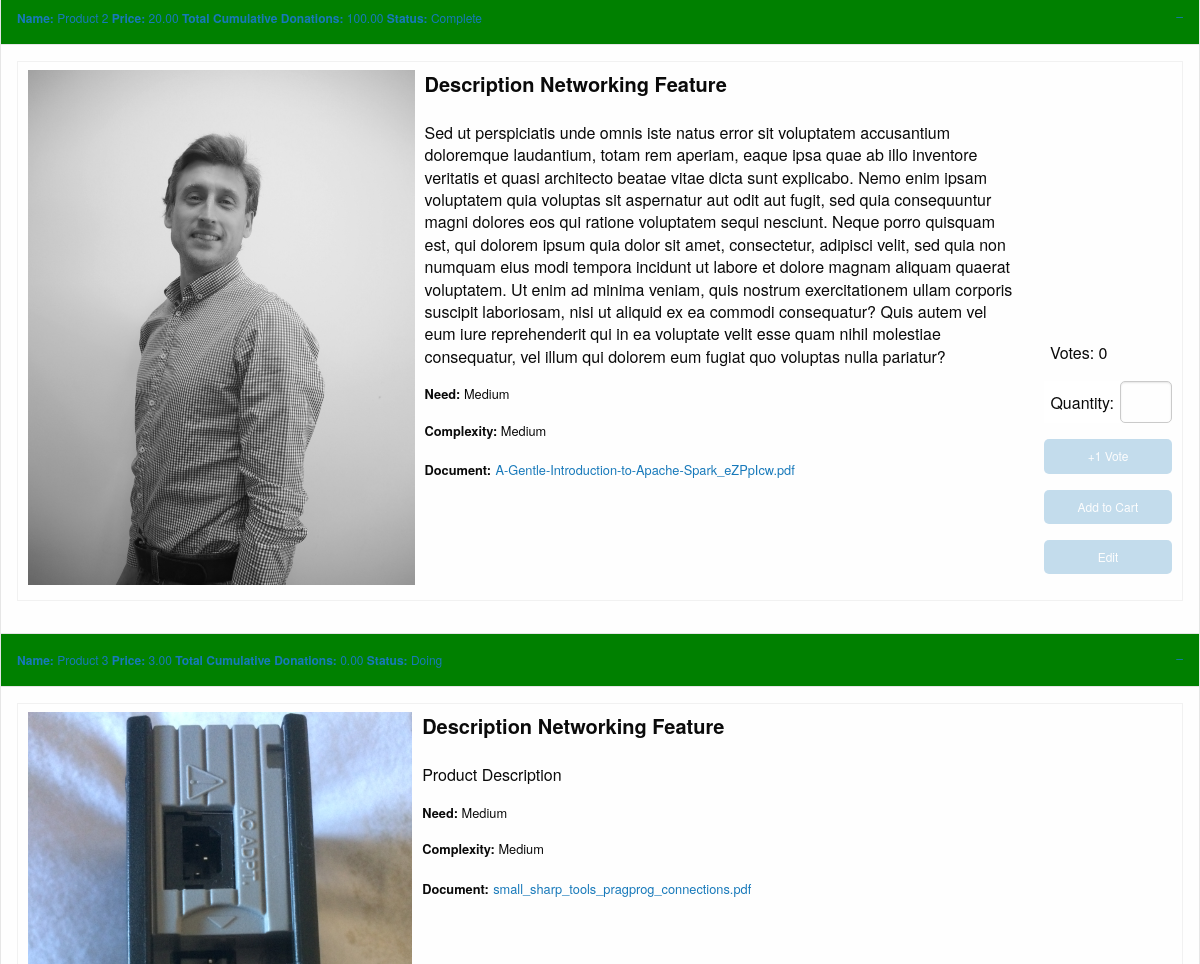
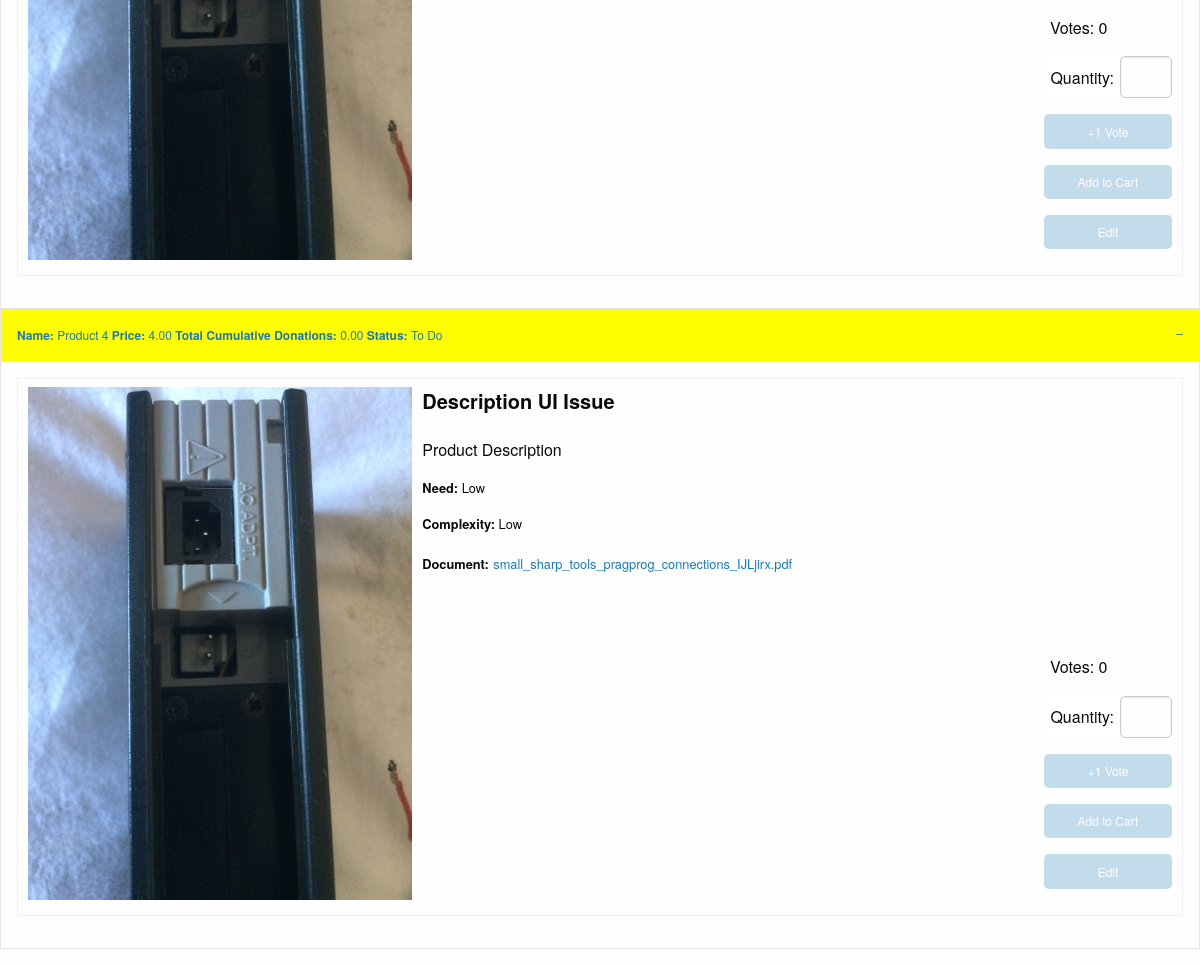
The app's page /products/ (lower part), older data (2 pictures, top to bottom).
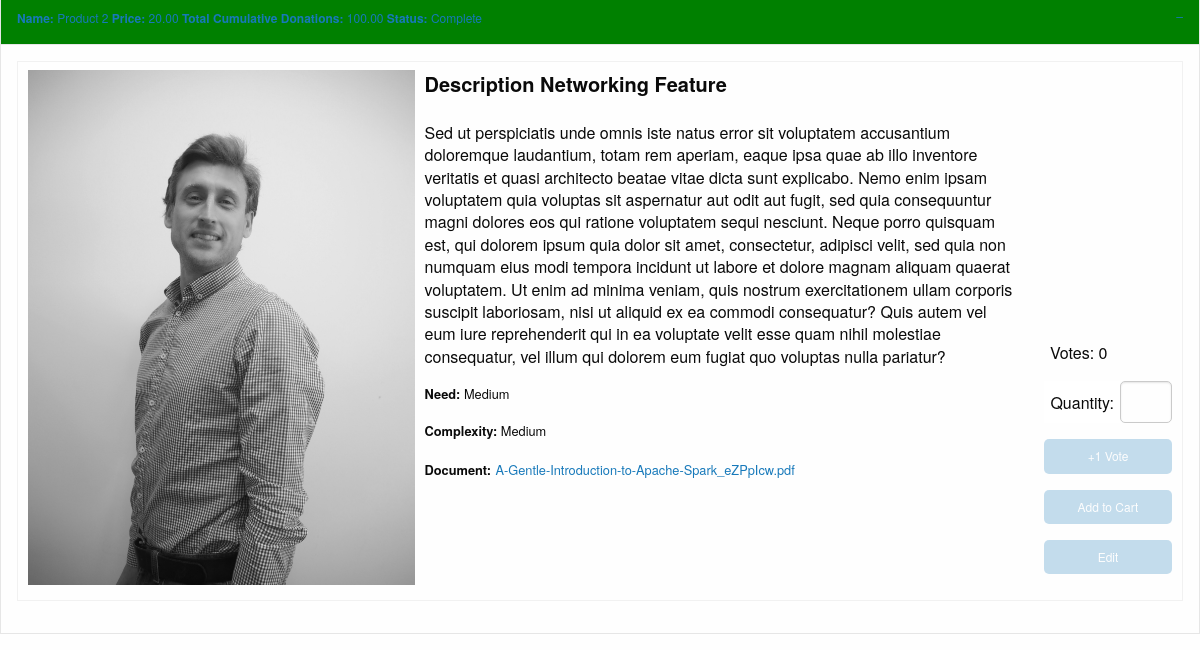
The same page, newer data.
### products/models.py (models this page shows, shortened)
class Product(models.Model):
    THREE_CHOICES = (
        ('L', 'Low'),
        ('M', 'Medium'),
        ('H', 'High'),
    )
    STATUS = (
        ('T', 'To Do'),
        ('D', 'Doing'),
        ('C', 'Complete'),
    )
    PRODUCT_TYPE = (
        ('I', 'Issue'),
        ('F', 'Feature'),
    )
    name = models.CharField(max_length=254, blank=False)
    description = models.TextField(blank=False)
    price = models.DecimalField(max_digits=6, decimal_places=2)
    total_amount_paid = models.DecimalField(
        max_digits=6, decimal_places=2, default=0.00)
    product_area = models.ForeignKey(ProductArea, on_delete=models.CASCADE)
    product_need = models.CharField(max_length=1, choices=THREE_CHOICES)
    product_complexity = models.CharField(max_length=1, choices=THREE_CHOICES)
    status = models.CharField(max_length=1, choices=STATUS)
    product_type = models.CharField(max_length=1, choices=PRODUCT_TYPE)
    image = models.ImageField(upload_to='images', blank=True)
    product_document = models.FileField(
        upload_to='product_documents',
        blank=True,
        validators=[FileExtensionValidator(
            allowed_extensions=['pdf', 'doc', 'docx', 'txt'])])
    @property
    def filename(self):
        return os.path.basename(self.product_document.name)
    @property
    def total_votes(self):
        return self.productvote_set.count()

class ProductArea(models.Model):
    name = models.CharField(max_length=254, blank=False)
    def __str__(self):
        return self.name

### products/views.py (the view)
@csrf_protect
def all_products(request):
    if request.is_ajax() and request.method == 'POST':
        current_user = request.user
        if ProductVote.objects.filter(
            user_id=current_user.id).filter(
                product=request.POST['vote_id']):
            return HttpResponse(0)
        product = Product.objects.filter(id=request.POST['vote_id'])
        ProductVote.objects.create(product=product[0], user_id=current_user.id)
        return HttpResponse(request.POST['vote_id'])
    else:
        products = Product.objects.all()
        return render(request, "products.html", {"products": products})

### cart/contexts.py (called while the page is built)
def cart_contents(request):
    cart = request.session.get('cart', {})
    cart_items = []
    total = 0
    product_count = 0
    for id, quantity in cart.items():
        product = get_object_or_404(Product, pk=id)
        total += quantity * product.price
        product_count += quantity
        cart_items.append({'id': id, 'quantity': quantity, 'product': product})
    return {
        'cart_items': cart_items,
        'total': total, 'product_count': product_count}

### products/templates/products.html (shortened to what this page needs)
{% extends 'base.html' %}
{% block content %}
<ul class="accordion" data-accordion data-allow-all-closed="true">
{% for product in products %}
  <li class="accordion-item is-active" data-accordion-item>
      {% ifequal product.product_type 'I' %}
        <a href="#" class="accordion-title issue">
          <span class="line-heading">Name:</span> {{ product.name }}
          <span class="line-heading">Price:</span> {{ product.price }}
          <span class="line-heading">Total Cumulative Donations: </span> {{ product.total_amount_paid }}
          <span class="line-heading">Status:</span> {{ product.get_status_display }}
        </a>
       {% else %}
       <a href="#" class="accordion-title feature">
         <span class="line-heading">Name:</span> {{ product.name }}
         <span class="line-heading">Price:</span> {{ product.price }}
         <span class="line-heading">Total Cumulative Donations: </span> {{ product.total_amount_paid }}
         <span class="line-heading">Status:</span> {{ product.get_status_display }}
       </a>
       {% endifequal %}
      <div class="accordion-content" data-tab-content>
        <table class="stack product-table">
          <tbody>
            <tr>
              <td>
                <div data-id="{{product.id}}" class="image-detail" onclick="toggleFullSize(this)">
                  <img class="thumbnail-image-line-detail" src="{{ MEDIA_URL }}{{ product.image }}">
                </div>
                <div class="detail-paragraph">
                  <div class="description-element">
                    <h3 class="description-heading">Description {{ product.product_area }} {{ product.get_product_type_display }}</h3>
                  </div>
                  <div class="description-element">
                    <span class="description-text">{{ product.description }}</span>
                  </div>
                  <div>
                    <p class="file-name"><strong>Need:</strong> {{ product.get_product_need_display }}</p>
                    <p class="file-name"><strong>Complexity:</strong> {{ product.get_product_complexity_display }}</p>
                  </div>
                  <div>
                    <strong class="file-name">Document:</strong>
                    {% if product.product_document %}
                      <a href="{{ product.product_document.url }}" download="{{ product.file.name }}">
                        <span class="file-name">{{ product.filename }}</span>
                      </a>
                    {% endif %}
                  </div>
                </div>
              </td>
              <td class="add-to-cart-cell">
                <form method="post" action="{% url 'add_to_cart' product.id %}">
                  <div class="row grid-x">
                    <div class="small-5 large-10 columns add-to-cart-vote-form">
                      <p class="cart-column-text votes-label">Votes:
                          <span data-id="{{product.id}}">{{ product.total_votes }}</span></p>
                      <form method="post" action="{% url 'add_to_cart' product.id %}">
                        <div class="input-group">
                          <span class="input-group-label quantity-label cart-column-text">Quantity:</span>
                          <input name='quantity' type="number" min="1" max="999" class="form-control input-group-field small quantity-input cart-column-text" placeholder="" required>
                        </div>
                        {% if user.is_authenticated %}
                          <input type="button" title="Only 1 vote allowed per user" onclick="plusOneVote(this)" class="button small button-cart-form cart-column-text" data-id="{{product.id}}" value="+1 Vote">
                          <input type="submit" class="button small button-cart-form cart-column-text" value="Add to Cart">
                          <a href="{% url 'edit_product' product.id %}"><button type="button" class="button small button-cart-form cart-column-text">Edit</button></a>
                        {% else %}
                          <input type="button" title="Only 1 vote allowed per user" onclick="plusOneVote(this)" class="button small button-cart-form cart-column-text" data-id="{{product.id}}" value="+1 Vote" disabled=true>
                          <input type="submit" class="button small button-cart-form cart-column-text" value="Add to Cart" disabled=true>
                          <a href="{% url 'edit_product' product.id %}"><button type="button" class="button small button-cart-form cart-column-text" disabled=true>Edit</button></a>
                        {% endif %}
                      </form>
                    </div>
                  </div>
                </form>
              </td>
            </tr>
          </tbody>
        </table>
      </div>
  </li>
{% endfor %}
</ul>
{% endblock %}

### templates/base.html (shortened to what this page needs)
<html class="no-js">
<head>
    {% load static %}
    <link rel='stylesheet' href="{% static 'vendor/css/foundation.min.css' %}" type='text/css' />
    <link rel='stylesheet' href="{% static 'vendor/css/all.css' %}" type='text/css' />
    <link rel='stylesheet' href="{% static 'css/app.css' %}" type='text/css' />
</head>
<body>
      <div id="main">
        {% block content %}
        {% endblock %}
      </div>
</body>
</html>

### static/css/app.css (style rules this page uses)
.line-heading { font-weight: bold; }
.image-detail { float:left; padding: 0 10 5 0px; width:40%; height: auto; cursor: pointer; }
.thumbnail-image-line-detail { max-width: 100%; max-height: auto; }
.product-table { padding:0; }
.description-heading { font-size: 1.25em; font-weight: bold; }
.description-text { line-height: 1.4; font-size: 1em; }
.file-name { font-size: 0.80em; }
.description-element { padding-bottom: 1em; }
.feature { background-color: green; }
.add-to-cart-cell { vertical-align: bottom; }
.add-to-cart-vote-form { margin-left: auto; margin-right: 0; min-width: 8em; max-width: 10em; }
.cart-column-text { font-size: 1em; }
.votes-label { padding: 0 0 0 6px; }
.quantity-label { padding: 0 0.4em 0 0.4em; background-color: white; border: none; }
.quantity-input { border-radius: 5px; }
.button-cart-form { width: 100%; border-radius: 5px; }
#main { transition: margin-left .5s; padding: 0px; }

Row changes from the older to the newer data that the page shows:
removed Product: name "Product 3", price "3.00", total_amount_paid "0.00", status "Doing", image (picture), product_area "Networking", product_type "Feature", description "Product Description", product_need "Medium", product_complexity "Medium", filename "small_sharp_tools_pragprog_connections.pdf", total_votes "0"
removed Product: name "Product 4", price "4.00", total_amount_paid "0.00", status "To Do", image (picture), product_area "UI", product_type "Issue", description "Product Description", product_need "Low", product_complexity "Low", filename "small_sharp_tools_pragprog_connections_IJLjirx.pdf", total_votes "0"
